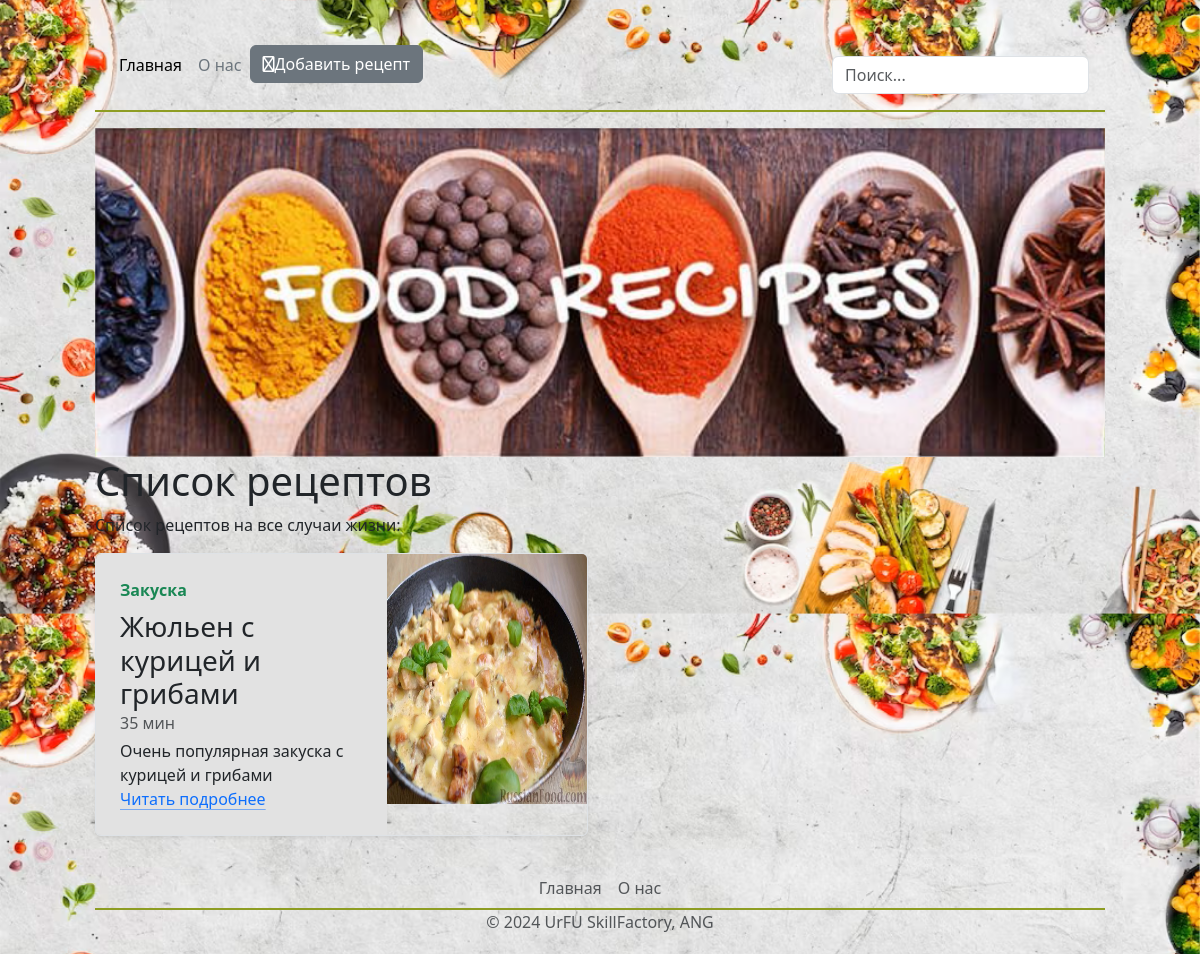
Screenshot of /?tags=Закуска with the database file from the repository.
### main/models.py (models this page shows, shortened)
class Recipes(models.Model):
    title = models.CharField('Название блюда', max_length=100)
    description = models.CharField('Краткое описание', max_length=250)
    ingredients = models.TextField('Ингредиенты')
    instructions = models.TextField('Рецепт')
    cook_time = models.IntegerField('Время приготовления')
    tags = models.CharField('Тэги', max_length=50)
    photo = models.ImageField(upload_to='static/main/img/meals/', default=None, blank=True, verbose_name='Фото')
    class Meta:
        verbose_name = 'Рецепт'
        verbose_name_plural = 'Рецепты'

### main/views.py (the view)
# urls.py: path('', views.index, name='main'),
def index(request):
    tag_query = request.GET.get('tags', '')
    search_query = request.GET.get('search', '')
    meal_list = Recipes.objects.filter(title__iregex=search_query, tags__iregex=tag_query)
    data = {
        "meal_list": meal_list,
    }
    return render(request, "main/index.html", data)

### main/templates/main/index.html (shortened to what this page needs)
{% extends 'main/layout.html' %}
{% block menustyle1 %}link-body-emphasis{% endblock %}
{% block menustyle2 %}link-secondary{% endblock %}
{% block header_image %}
    <img src="/static/main/img/header_pic.png" class="justify-content-center main-image" alt="">
{% endblock %}
{% block content %}
    <h1>Список рецептов</h1>
    <p>Список рецептов на все случаи жизни:</p>
    {% include "main/meal_list.html" %}
{% endblock %}

### main/templates/main/meal_list.html
{% load static %}
<div class="row mb-2">
  {% for meal in meal_list %}
    <div class="col-md-6">
      <div class="row g-0 border rounded overflow-hidden flex-md-row mb-4 shadow-sm h-md-250 position-relative">
        <div class="col p-4 d-flex flex-column position-static back-white">
          <strong class="d-inline-block mb-2 text-primary-emphasis"><a href="/?tags={{ meal.tags }}" class="link-success link-offset-2 link-underline-opacity-0 link-underline-opacity-100-hover">{{ meal.tags }}</a></strong>
          <h3 class="mb-0">{{ meal.title }}</h3>
          <div class="mb-1 text-body-secondary">{{ meal.cook_time }} мин</div>
          <p class="card-text mb-auto">{{ meal.description }}</p>
          <a href="{% url 'detail' meal.id %}" class="icon-link gap-1 icon-link-hover">
            Читать подробнее
          </a>
        </div>
        <div class="col-auto d-none d-lg-block">
          <img src="{{ meal.photo }}" width="200" height="250" alt="None">
        </div>
      </div>
    </div>
  {% endfor %}
</div>

### main/static/main/css/style.css (style rules this page uses)
body { background-image: url("../img/background.png"); background-size: 100%; background-repeat: repeat-y; }
.main-image { display: block; width: 100%; margin-left: auto; margin-right: auto; }
.back-white { background: #e2e2e2; }

### rows the page displays
Recipes: tags "Закуска", title "Жюльен с курицей и грибами", cook_time "35", description "Очень популярная закуска с курицей и грибами", photo (picture)
